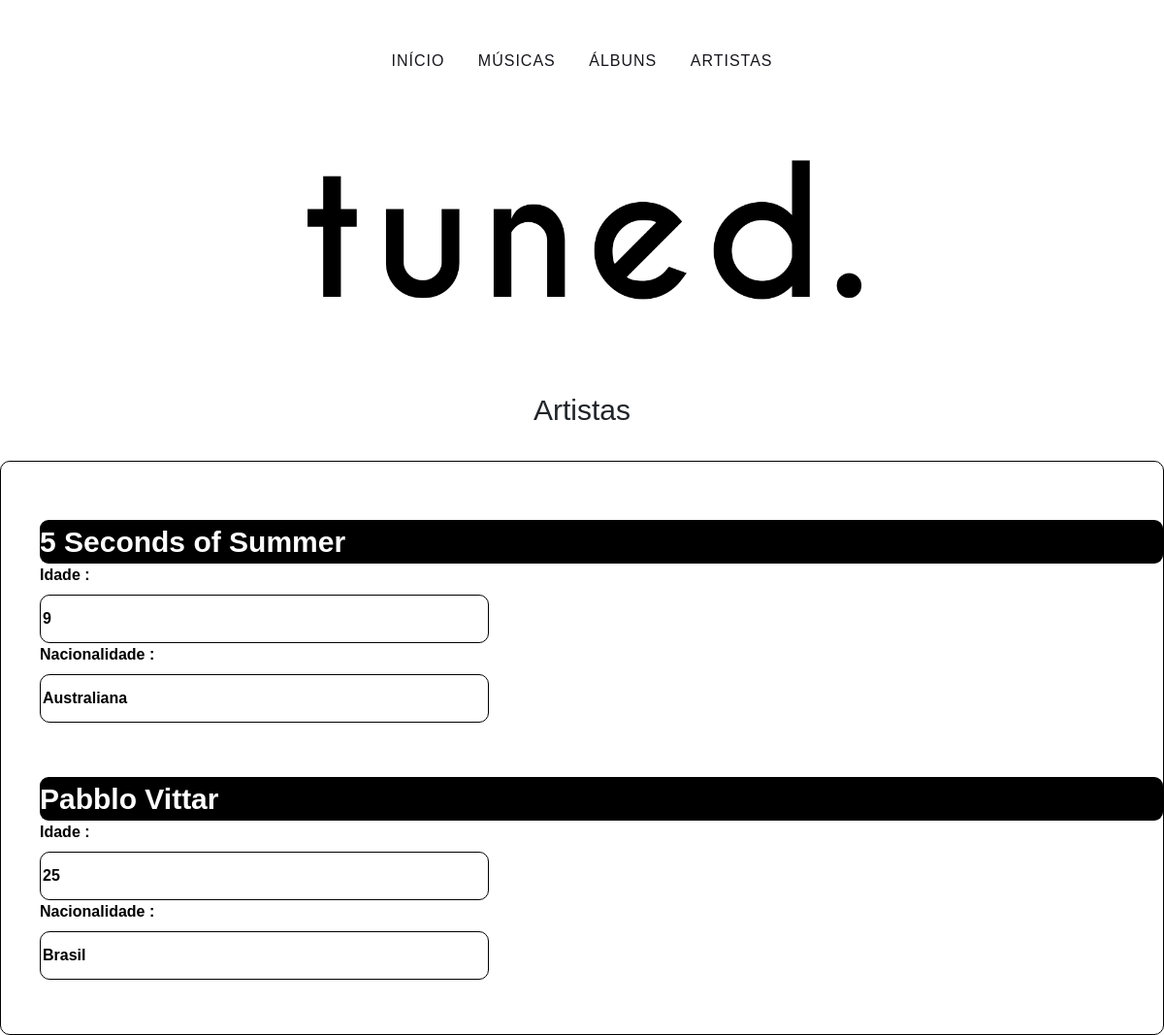
The app's page /contact with its own data.
### tune/models.py (models this page shows)
class Artist (models.Model):
    name = models.CharField('name',max_length = 50 )
    age = models.IntegerField('age')
    nationality =  models.CharField('nationality',max_length = 100 )

### tune/views.py (the view)
# urls.py: path('contact',contact),
def contact(request):
    listAr = Artist.objects.all()
    context = {
        'artistas': listAr
    }
    return render(request, 'contact.html',context)

### tune/templates/contact.html (shortened to what this page needs)
{%load static%}
<!DOCTYPE html>
<html lang="en">
<head>
    <link rel="stylesheet" href="https://stackpath.bootstrapcdn.com/bootstrap/4.3.1/css/bootstrap.min.css">
      <link rel="stylesheet" href=" {% static 'css/estilo.css'%}">
</head>
<body>
<nav>
 <a href="" style=" text-decoration: none;">INÍCIO</a>
  <a href="store" style=" text-decoration: none;">MÚSICAS</a>
  <a href="order" style=" text-decoration: none;">ÁLBUNS</a>
  <a href="contact" style=" text-decoration: none;">ARTISTAS</a>
</nav>
<div class="logo">
    <img src="{%static 'img/logomarca.png'%}">
    <h2>Artistas</h2>
</div>
<div class="div-feed">
          {% for a in artistas%}
        <ul class="ul-feed">
            <li class="lititle">{{a.name}}</li>
            <li><label>Idade : </label><br><input class="txtbox" type="text" value="{{a.age}}" readonly> </li>
             <li><label>Nacionalidade : </label><br><input class="txtbox" type="text" value="{{a.nationality}}" readonly> </li>
        </ul>
        {%endfor%}
    </div>
</body>
</html>

### tune/static/css/estilo.css (style rules this page uses)
body { background0-color:red; }
body { background-color: white; }
label { font-weight:bold; }
h2 { margin-top:-30px; padding-bottom:20px; font-family: helvetica; font-size: 30px; text-align: center; }
li { list-style-type: none; font-family:helvetica; }
img { display: block; margin-left: auto; margin-right: auto; width: 50% }
.logo { background-color:white; width:100%; min-height:400px; }
.div-feed { padding-top:5%; border:1px solid black; border-radius:10px; }
.ul-feed { padding-bottom:-40px; color:black; display:block; padding-bottom:40px; }
.lititle { font-size:30px; font-weight:bold; background-color:black; color:white; border-radius:9px; }
.txtbox { width:40%; min-height:50px; max-height:200px; border-radius:10px; border:1px solid black; font-weight:bold; }
nav { width: 100%; padding-top:50px; top:50px; text-align:center; , }
nav a { font-family: 'Oswald', sans-serif; font-weight:500; text-transform:uppercase; text-decoration:none; color:#16151b; margin:0 15px; font-size:16px; letter-spacing:1px; position:relative; display:inline-block; }
nav a:before { content:''; position: absolute; width: 100%; height: 3px; background:#16151b; top:47%; animation:out 0.2s cubic-bezier(1, 0, 0.58, 0.97) 1 both; }

### records on screen
Artist: name "5 Seconds of Summer", age "9", nationality "Australiana"
Artist: name "Pabblo Vittar", age "25", nationality "Brasil"
